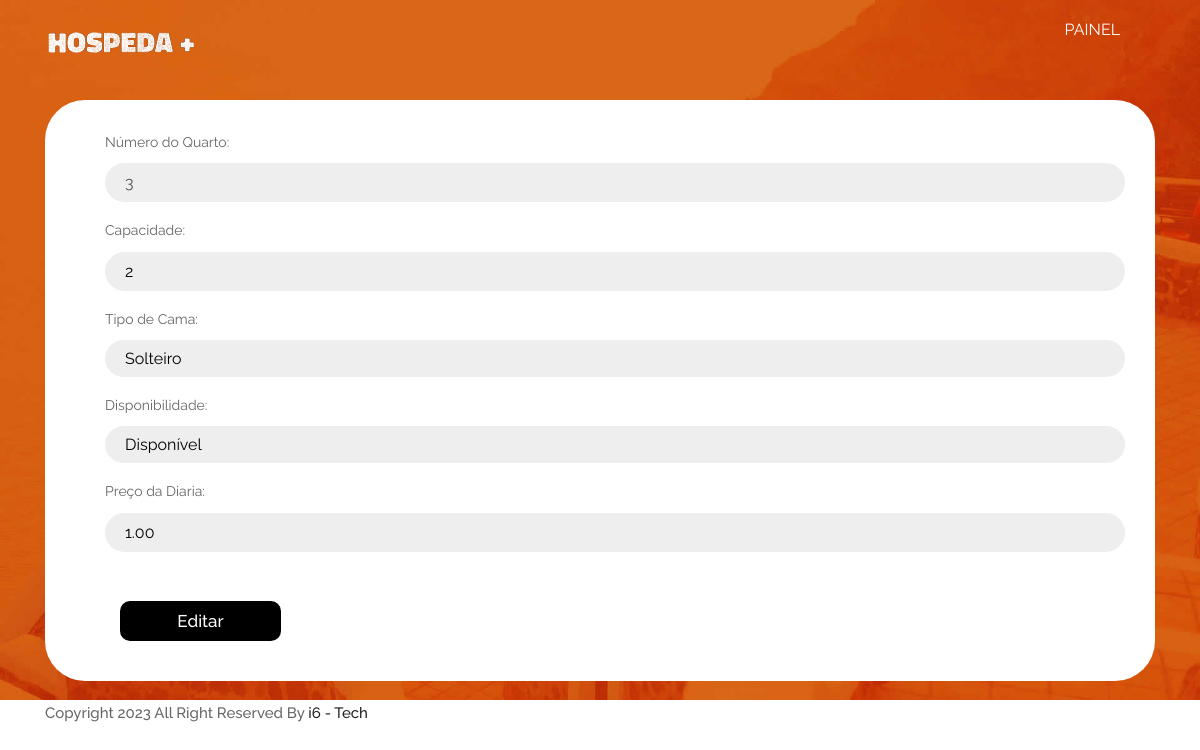
The app's page /alterarquarto.php?id=3 (signed in) with its own data.
### tables this page shows
CREATE TABLE `quartos` (
  `ID_QUARTO` int(11) NOT NULL,
  `QRT_CAPACIDADE` int(11) NOT NULL,
  `QRT_TIPO_CAMA` varchar(80) NOT NULL,
  `QRT_DISPONIVEL` tinyint(1) DEFAULT 1,
  `QRT_PRECO_DIARIA` decimal(6,2) NOT NULL,
  PRIMARY KEY (`ID_QUARTO`)
);

### config/PDO.php (called while the page is built, shortened)
<?php
class Conexao {
	private $pdo;
	public function __construct()
    {
        $this->servidor = "localhost";
        $this->usuario = "root";
        $this->senha = "";
        $this->database = "hospeda_mais";
		try
		{
			$this->pdo = new PDO("mysql:host=$this->servidor;dbname=$this->database", $this->usuario, $this->senha);
			$this->pdo->setAttribute(PDO::ATTR_ERRMODE, PDO::ERRMODE_EXCEPTION);
		}
		catch (PDOException $e)
		{
			echo "Erro banco de dados: " . $e->getMessage() . "<br/>";
			exit;
		}
    }
	public function getConexao() {
        return $this->pdo;
    }
}
?>

### db/QuartoDAOMysql.php (called while the page is built, shortened)
<?php
require_once 'config/PDO.php';
require_once 'models/Quarto.php';
class QuartoDAOMysql implements QuartoDAO{
    private $pdo;
    public function __construct() {
        $conn = new Conexao();
        $this->pdo = $conn->getConexao();
    }
    public function findById($id){
        $sql = $this->pdo->query("SELECT * FROM quartos WHERE ID_QUARTO=$id;");
        if ($sql->rowCount() > 0) {
            $data = $sql->fetch();
            $q = new Quarto();
            $q->setId_quarto($data['ID_QUARTO']);
            $q->setQrt_capacidade($data['QRT_CAPACIDADE']);
            $q->setQrt_tipo_cama($data['QRT_TIPO_CAMA']);
            $q->setQrt_disponivel($data['QRT_DISPONIVEL']);
            $q->setQrt_preco_diaria($data['QRT_PRECO_DIARIA']);
        }
        return $q;
    }
}
?>

### models/Quarto.php (called while the page is built, shortened)
<?php
class Quarto {
    private $id_quarto;
    private $qrt_capacidade;
    private $qrt_tipo_cama;
    private $qrt_disponivel;
    private $qrt_preco_diaria;
    public function getId_quarto(){
		return $this->id_quarto;
	}
	public function setId_quarto($id_quarto){
		$this->id_quarto = trim($id_quarto);
	}
	public function getQrt_capacidade(){
		return $this->qrt_capacidade;
	}
	public function setQrt_capacidade($qrt_capacidade){
		$this->qrt_capacidade = trim($qrt_capacidade);
	}
	public function getQrt_tipo_cama(){
		return $this->qrt_tipo_cama;
	}
	public function setQrt_tipo_cama($qrt_tipo_cama){
		$this->qrt_tipo_cama = ucwords(trim($qrt_tipo_cama));
	}
	public function getQrt_disponivel(){
		return $this->qrt_disponivel;
	}
	public function setQrt_disponivel($qrt_disponivel){
		$this->qrt_disponivel = $qrt_disponivel;
	}
	public function getQrt_preco_diaria(){
		return $this->qrt_preco_diaria;
	}
	public function setQrt_preco_diaria($qrt_preco_diaria){
		$this->qrt_preco_diaria = trim($qrt_preco_diaria);
	}
}
?>

### alterarquarto.php (the view, shortened to what this page needs)
<?php
require_once 'models/Quarto.php';
require_once 'db/QuartoDAOMysql.php';
if (isset($_SESSION['id_fun']) && !empty($_SESSION['id_fun'])) {
   if(isset($_GET['id'])){
      $id_quarto = $_GET['id'];
      $q = new QuartoDAOMysql();
      $q = $q->findById($id_quarto);
   }
}else {
   header("Location: login.php");
}
?>
<!DOCTYPE html>
<html lang="pt-br">
   <head>
      <link rel="stylesheet" href="css/bootstrap.min.css">
      <link rel="stylesheet" href="css/style.css">
      <link rel="stylesheet" href="css/responsive.css">
      <link rel="stylesheet" href="css/jquery.mCustomScrollbar.min.css">
      <link rel="stylesheet" href="https://netdna.bootstrapcdn.com/font-awesome/4.0.3/css/font-awesome.css">
      <link rel="stylesheet" href="https://cdnjs.cloudflare.com/ajax/libs/fancybox/2.1.5/jquery.fancybox.min.css" media="screen">
   </head>
   <body class="main-layout">
      <header>
         <div class="header">
            <div class="container">
               <div class="row">
                  <div class="col-xl-3 col-lg-3 col-md-3 col-sm-3 col logo_section">
                     <div class="full">
                        <div class="center-desk">
                           <div class="logo">
                              <a href="index.php"><img src="images/logo.png" alt="#" /></a>
                           </div>
                        </div>
                     </div>
                  </div>
                  <div class="col-xl-9 col-lg-9 col-md-9 col-sm-9">
                     <nav class="navigation navbar navbar-expand-md navbar-dark ">
                        <div class="collapse navbar-collapse" id="navbarsExample04">
                           <ul class="navbar-nav mr-auto">
                              <li class="nav-item">
                                 <a class="nav-link" href="telaprincipalfuncionario.php">Painel</a>
                              </li>
                           </ul>
                        </div>
                     </nav>
                  </div>
               </div>
            </div>
         </div>
      </header>
      <section class="banner_main">
         <div class="container">
            <div class="row">
               <div class="col-md-12">
                  <div class="text-bg">
                  </div>
               </div>
            </div>
         </div>
      </section>
      <section>
         <div class="container">
            <div class="row">
               <div class="col-md-12">
                  <form class="form_cadastro" action="alterarquarto.php" method="post">
                     <div class="form-group">
                      <label for="numero">Número do Quarto:</label>
                      <input class="book_n" type="text" id="numero" name="numero"  value="<?=$q->getId_quarto();?>" disabled>
                   </div>
                     <div class="form-group">
                      <label for="capacidade">Capacidade:</label>
                      <input class="book_n" type="text" id="capacidade" name="capacidade" value="<?=$q->getQrt_capacidade();?>" required>
                   </div>
                     <div class="form-group">
                      <label for="tipo_cama">Tipo de Cama:</label>
                      <select class="book_n" id="tipo_cama" name="tipo_cama" required>
                        <option value="Solteiro" <?php if ($q->getQrt_tipo_cama() == "Solteiro") { echo "selected"; } ?>>Solteiro</option>
                      </select>
                   </div>
                   <div class="form-group">
                      <label for="disponibilidade">Disponibilidade:</label>
                      <select class="book_n" id="tipo_disponibilidade" name="tipo_disponibilidade" required>
                           <option value="disponivel" <?php if ($q->getQrt_disponivel() == "1") { echo "selected"; } ?>>Disponível</option>
                      </select>
                   </div>
                   <div class="form-group">
                      <label for="diaria">Preço da Diaria:</label>
                      <input class="book_n" type="text" id="diaria" name="diaria" value="<?=$q->getQrt_preco_diaria();?>" required>
                   </div>
                     <div class="col-md-3">
                      <button class="book_btn">Editar</button>
                   </div>
                  </form>
               </div>
            </div>
         </div>
      </section>
      <footer>
         <div class="container">
            <div class="row">
               <div class="col-md-12">
                  <p>Copyright 2023 All Right Reserved By
                     <a href=" "> i6 - Tech </a>
                  </p>
               </div>
            </div>
         </div>
      </footer>
   </body>
</html>

### css/style.css (style rules this page uses)
* { box-sizing: border-box !important; }
html { scroll-behavior: smooth; }
body { color: #666666; font-size: 14px; font-family: 'Raleway', sans-serif; line-height: 1.80857; font-weight: normal; }
a { color: #1f1f1f; text-decoration: none !important; outline: none !important; -webkit-transition: all .3s ease-in-out; -moz-transition: all .3s ease-in-out; -ms-transition: all .3s ease-in-out; -o-transition: all .3s ease-in-out; transition: all .3s ease-in-out; }
*, *::after, *::before { -webkit-box-sizing: border-box; -moz-box-sizing: border-box; box-sizing: border-box; }
ul, li, ol { margin: 0px; padding: 0px; list-style: none; }
p { margin: 0px; font-weight: 500; font-size: 15px; line-height: 24px; }
a { color: #222222; text-decoration: none; outline: none !important; }
a, .btn { text-decoration: none !important; outline: none !important; -webkit-transition: all .3s ease-in-out; -moz-transition: all .3s ease-in-out; -ms-transition: all .3s ease-in-out; -o-transition: all .3s ease-in-out; transition: all .3s ease-in-out; }
img { max-width: 100%; height: auto; }
button { border: 0; margin: 0; padding: 0; cursor: pointer; }
.full { float: left; width: 100%; }
.full { width: 100%; float: left; margin: 0; padding: 0; }
.navigation.navbar { float: right; padding: 0px; }
.navigation.navbar-dark .navbar-nav .nav-link { padding: 0 25px; color: #fff; font-size: 16px; line-height: 20px; text-transform: uppercase; }
.navbar-expand-md .navbar-nav { padding-right: 10px; }
.header { width: 100%; background: transparent; padding: 20px 30px; position: absolute; }
.logo a { font-size: 40px; font-weight: bold; text-transform: uppercase; color: #fff; line-height: 40px; }
.banner_main { background: url(../images/banner.jpg); background-repeat: no-repeat; min-height: 700px; display: flex; justify-content: center; align-content: center; align-items: center; background-size: 100% 100%; }
.text-bg { text-align: center; padding-bottom: 50px; }
.form_cadastro { background: #fff; margin-top: -600px; padding: 30px 30px 40px 60px; border-radius: 40px 40px 40px 40px; }
.book_n { border: inherit; border-radius: 20px; background-color: #eeeeee; width: 100%; font-size: 16px; height: auto; line-height: normal; padding: 10px 20px; -webkit-appearance: none !important; }
.book_btn { font-size: 17px; background-color: #000; color: #fff; font-weight: 500; padding: 5px 0px; width: 100%; max-width: 161px; text-align: center; display: inline-block; transition: ease-in all 0.5s; border-radius: 10px; margin-top: 33px; }

### records on screen
quartos: numero "3", capacidade "2", tipo_cama "Solteiro", tipo_disponibilidade "Disponível", diaria "1.00"
